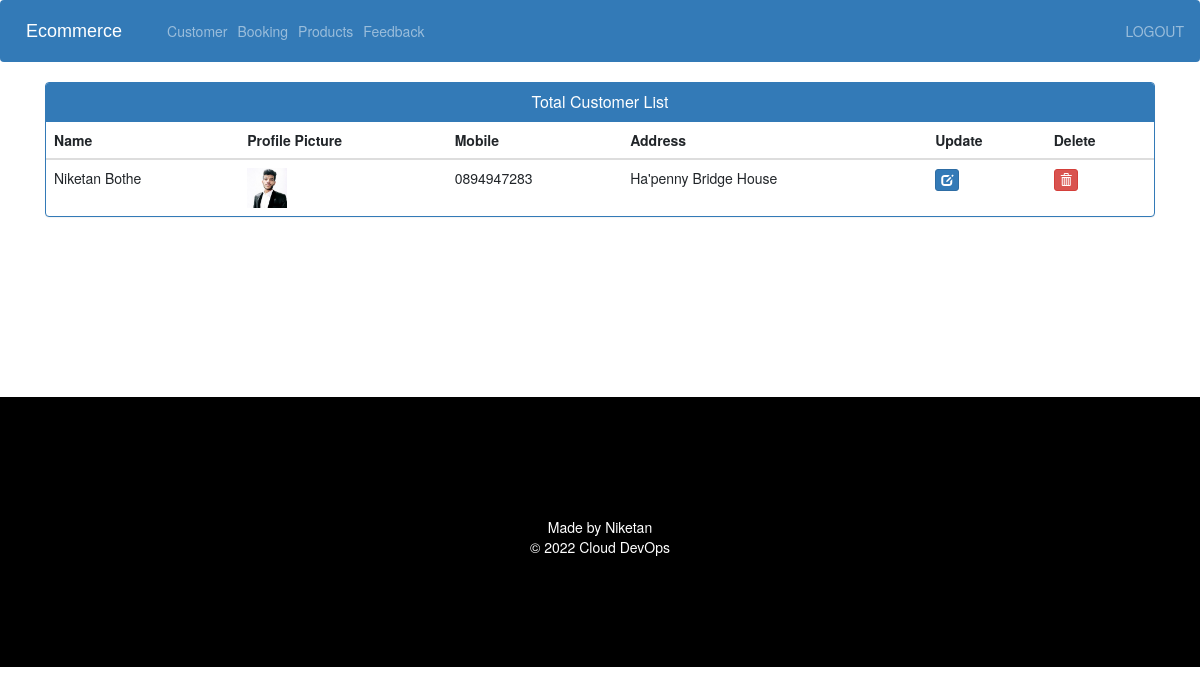
The app's page /view-customer (signed in) with its own data.
### ecom/models.py (models this page shows, shortened)
class Customer(models.Model):
    user=models.OneToOneField(User,on_delete=models.CASCADE)
    profile_pic= models.ImageField(upload_to='profile_pic/CustomerProfilePic/',null=True,blank=True)
    address = models.CharField(max_length=40)
    mobile = models.CharField(max_length=20,null=False)
    @property
    def get_name(self):
        return self.user.first_name+" "+self.user.last_name

### ecom/views.py (the view)
# urls.py: path('view-customer', views.view_customer_view,name='view-customer'),
@login_required(login_url='adminlogin')
def view_customer_view(request):
    customers=models.Customer.objects.all()
    return render(request,'ecom/view_customer.html',{'customers':customers})

### templates/ecom/view_customer.html (shortened to what this page needs)
{% extends 'ecom/admin_base.html' %}
{% load static %}
{% block content %}
<head>
  <link href="//netdna.bootstrapcdn.com/bootstrap/3.0.0/css/bootstrap.min.css" rel="stylesheet" id="bootstrap-css">
</head>
<div class="container">
  <div class="panel panel-primary">
    <div class="panel-heading">
      <h6 class="panel-title">Total Customer List</h6>
    </div>
    <table class="table table-hover" id="dev-table">
      <thead>
        <tr>
          <th>Name</th>
          <th>Profile Picture</th>
          <th>Mobile</th>
          <th>Address</th>
          <th>Update</th>
          <th>Delete</th>
        </tr>
      </thead>
      {% for c in customers %}
      <tr>
        <td> {{c.get_name}}</td>
        <td> <img src="{% static c.profile_pic.url %}" alt="Profile Pic" height="40px" width="40px" /></td>
        <td>{{c.mobile}}</td>
        <td>{{c.address}}</td>
        <td><a class="btn btn-primary btn-xs" href="{% url 'update-customer' c.id  %}"><span class="glyphicon glyphicon-edit"></span></a></td>
        <td><a class="btn btn-danger btn-xs" href="{% url 'delete-customer' c.id  %}"><span class="glyphicon glyphicon-trash"></span></a></td>
      </tr>
      {% endfor %}
    </table>
  </div>
</div>
{% endblock content %}

### templates/ecom/view_customer.html (style rules this page uses)
a:link { text-decoration: none; }
h6 { text-align: center; }

### records on screen
Customer: get_name "Niketan Bothe", profile_pic (picture), mobile "0894947283", address "Ha'penny Bridge House"
